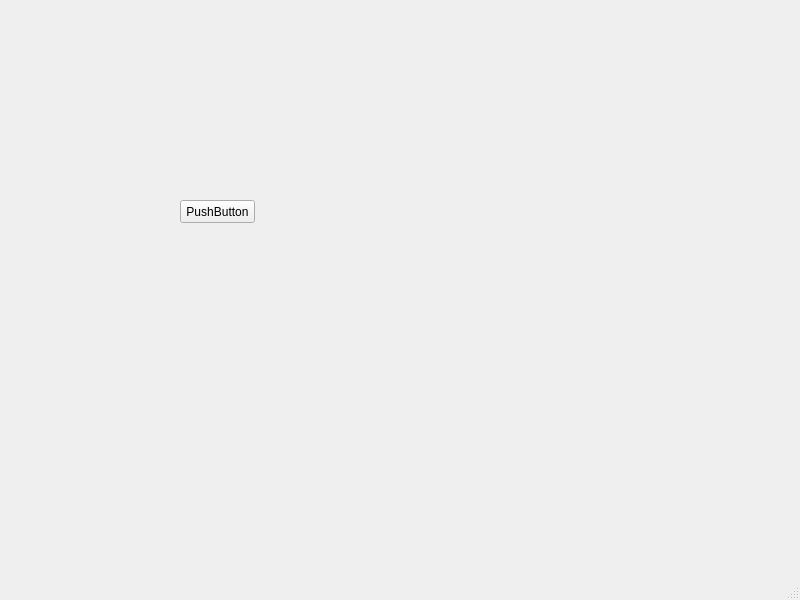
<?xml version="1.0" encoding="UTF-8"?>
<ui version="4.0">
 <class>MainWindow</class>
 <widget class="QMainWindow" name="MainWindow">
  <property name="geometry">
   <rect>
    <x>0</x>
    <y>0</y>
    <width>800</width>
    <height>600</height>
   </rect>
  </property>
  <property name="windowTitle">
   <string>MainWindow</string>
  </property>
  <widget class="QWidget" name="centralwidget">
   <widget class="QPushButton" name="pushButton">
    <property name="geometry">
     <rect>
      <x>180</x>
      <y>200</y>
      <width>75</width>
      <height>23</height>
     </rect>
    </property>
    <property name="text">
     <string>PushButton</string>
    </property>
   </widget>
  </widget>
  <widget class="QMenuBar" name="menubar">
   <property name="geometry">
    <rect>
     <x>0</x>
     <y>0</y>
     <width>800</width>
     <height>21</height>
    </rect>
   </property>
  </widget>
  <widget class="QStatusBar" name="statusbar"/>
 </widget>
 <resources/>
 <connections/>
</ui>
